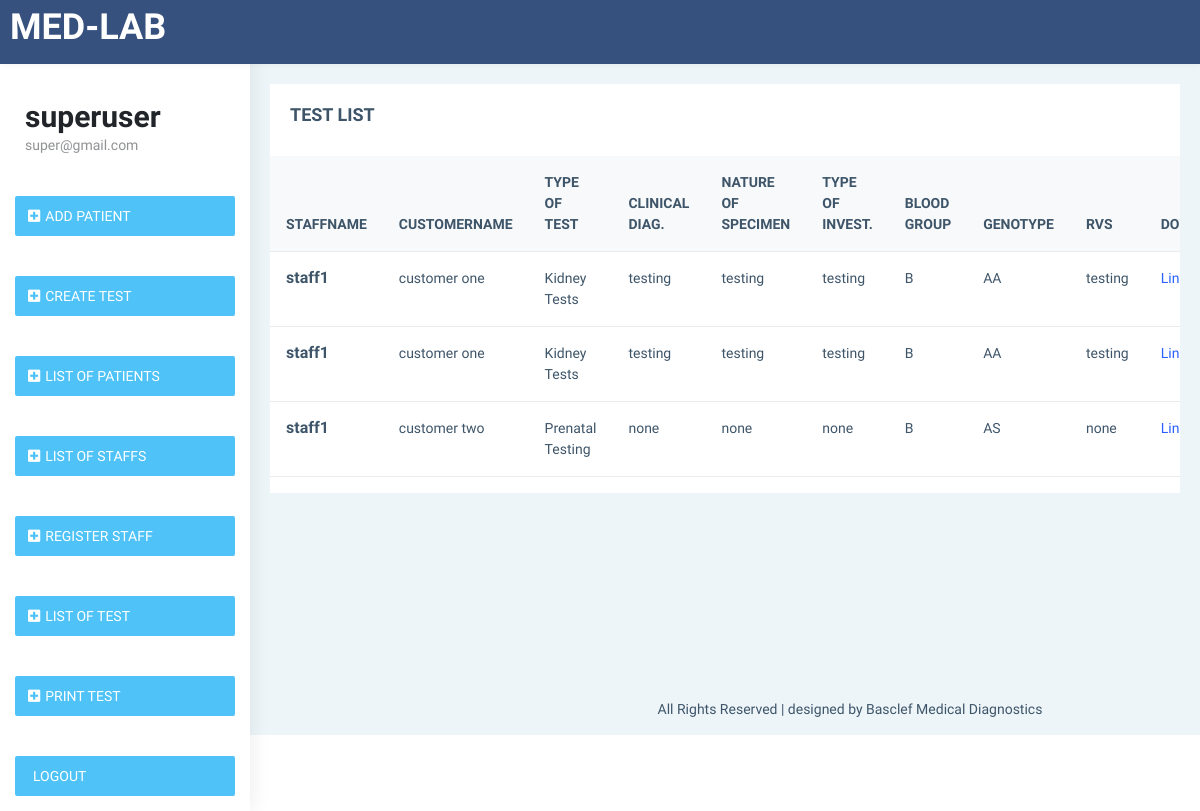
Before: /test-list/ (signed in) with the older database file.
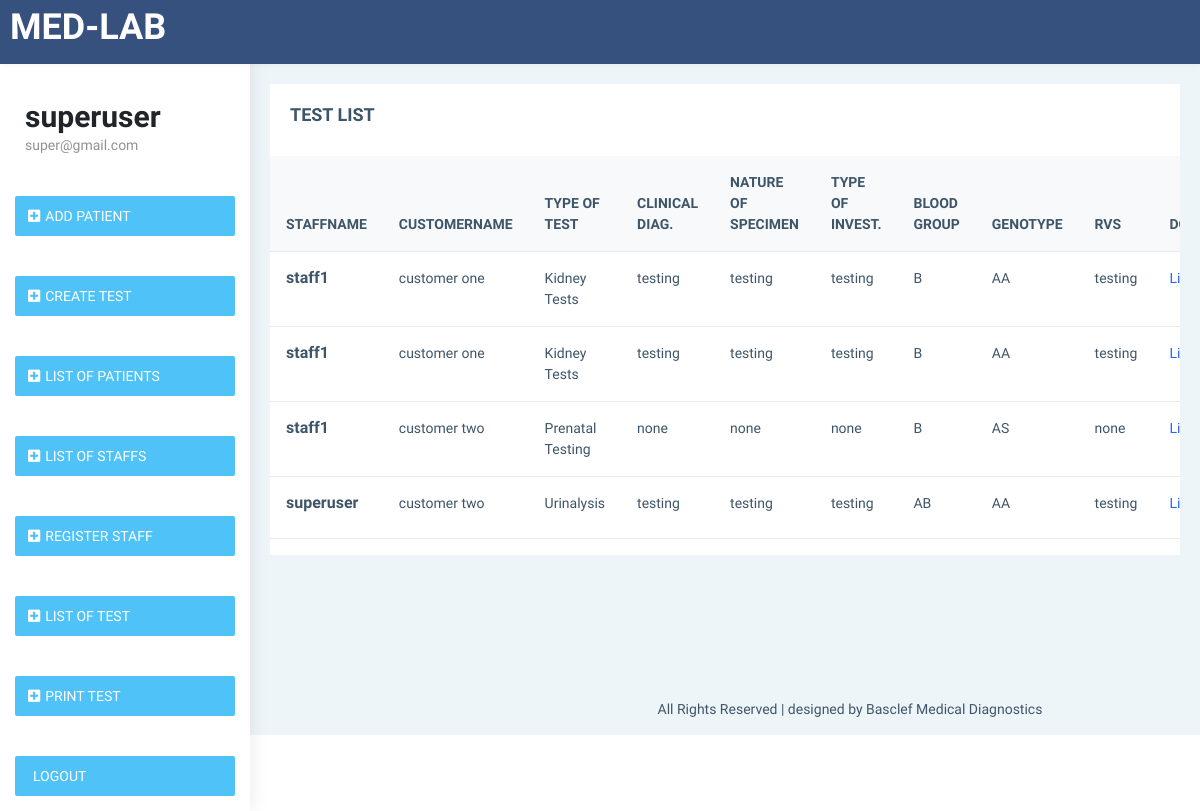
After: the same page with the newer database file.
### labtest/models.py (models this page shows, shortened)
class Test(models.Model):
    TYPEOFTEST = (
        ('Blood Count Tests', 'Blood Count Tests'),
        ('Genetic Testing', 'Genetic Testing'),
        ('Kidney Tests', 'Kidney Tests'),
        ('Laboratory Tests', 'Laboratory Tests'),
        ('Prenatal Testing', 'Prenatal Testing'),
        ('Thyroid Tests', 'Thyroid Tests'),
        ('Urinalysis', 'Urinalysis')
    )
    GENOTYPE = (
        ('AA', 'AA'),
        ('AS', 'AS'),
        ('SS', 'SS')
    )
    BLOODGROUP = (
        ('A', 'A'),
        ('B', 'B'),
        ('AB', 'AB'),
        ('O', 'O')
    )
    user = models.ForeignKey(UserProfile, null=True, on_delete= models.SET_NULL)
    customername = models.ForeignKey(Customer, on_delete=models.CASCADE)
    typeoftest = models.CharField(max_length=200, null=True, choices=TYPEOFTEST, blank=True)
    clinicaldiagnosis = models.CharField(max_length=200, null=True, blank=True)
    natureofspecimen = models.CharField(max_length=200, null=True, blank=True)
    typesofinvestigation = models.CharField(max_length=200, null=True, blank=True)
    bloodgroup = models.CharField(max_length=200, null=True, choices=BLOODGROUP, blank=True)
    genotype = models.CharField(max_length=200, null=True, choices=GENOTYPE, blank=True)
    rvs = models.CharField(max_length=200, null=True, blank=True)
    date = models.DateTimeField(default=datetime.now, editable=False)

class UserProfile(AbstractBaseUser, PermissionsMixin):
    email = models.EmailField(max_length=255, unique=True)
    name = models.CharField(max_length=255)
    is_active = models.BooleanField(default=True)
    is_staff = models.BooleanField(default=False)
    objects = UserProfileManager()
    USERNAME_FIELD = 'email'
    REQUIRED_FIELDS = ['name']
    def __str__(self):
        return self.name

class Customer(models.Model):
    SEX = (
        ('Male', 'Male'),
        ('Female', 'Female'),
        ('Prefer Not To Say', 'Prefer Not To Say')
    )
    staff_name = models.ForeignKey(UserProfile, on_delete=models.CASCADE)
    firstname = models.CharField(max_length=200, null=True, blank=True, db_index=True)
    lastname = models.CharField(max_length=200, null=True, blank=True, db_index=True)
    othernames = models.CharField(max_length=200, null=True, blank=True)
    email = models.EmailField(max_length=255, unique=True, null=True, db_index=True)
    phone = models.IntegerField(null=True)
    sex = models.CharField(max_length=200, null=True, choices=SEX, blank=True)
    referralsname = models.CharField(max_length=200, null=True, blank=True)
    is_active = models.BooleanField(default=True)
    date = models.DateTimeField(default=datetime.now, editable=False)
    def __str__(self):
        return self.firstname +' '+ self.lastname

### labtest/views.py (the view)
# urls.py: path('test-list/', TestListView.as_view(), name='test-list'),
class TestListView(LoginRequiredMixin, ListView):
    model = Test
    template_name = 'labtest/testview.html'
    context_object_name = 'test'
    paginate_by = 10

### labtest/templates/labtest/testview.html
{% extends 'labtest/base.html' %}
{% load static %}
{% block content %}
<aside class="left-sidebar" data-sidebarbg="skin6">
    {% include 'labtest/nav.html' %}
</aside>
<div class="page-wrapper">
    <div class="container-fluid">
        <div class="row">
            <div class="col-12">
                <div class="card">
                    <div class="card-body">
                        <div class="d-md-flex">
                            <div>
                                <h4 class="card-title">TEST LIST </h4>
                            </div>
                        </div>
                    </div>
                    <div class="table-responsive">
                        <table class="table v-middle">
                            <thead>
                                <tr class="bg-light">
                                    <th class="border-top-0">STAFFNAME</th>
                                    <th class="border-top-0">CUSTOMERNAME</th>
                                    <th class="border-top-0">TYPE OF TEST</th>
                                    <th class="border-top-0">CLINICAL DIAG.</th>
                                    <th class="border-top-0">NATURE OF SPECIMEN</th>
                                    <th class="border-top-0">TYPE OF INVEST.</th>
                                    <th class="border-top-0">BLOOD GROUP</th>
                                    <th class="border-top-0">GENOTYPE</th>
                                    <th class="border-top-0">RVS</th>
                                    <th class="border-top-0">DOWNLOAD</th>
                                </tr>
                            </thead>
                            <tbody>
                                {% for tes in test %}
                                <tr>
                                    <td>
                                        <div class="d-flex align-items-center">
                                            <div class="">
                                                <h4 class="m-b-0 font-16">{{tes.user}}</h4>
                                            </div>
                                        </div>
                                    </td>
                                    <td>{{tes.customername}}</td>
                                    <td>{{tes.typeoftest}}</td>
                                    <td>
                                        <label>{{tes.clinicaldiagnosis}}</label>
                                    </td>
                                    <td>{{tes.natureofspecimen}}</td>
                                    <td>{{tes.typesofinvestigation}}</td>
                                    <td>
                                        {{tes.bloodgroup}}
                                    </td>
                                    <td>{{tes.genotype}}</td>
                                    <td>{{tes.rvs}}</td>
                                    <td>
                                        <a href="{% url 'test-detail' pk=tes.pk %}">Link</a>
                                    </td>
                                </tr>
                                {% endfor %}
                            </tbody>
                        </table>
                    </div>
                </div>
            </div>
        </div>
    </div>
    {% endblock %}

Changed rows visible on the page:
added Test: user "superuser", customername "customer two", typeoftest "Urinalysis", clinicaldiagnosis "testing", natureofspecimen "testing", typesofinvestigation "testing", bloodgroup "AB", genotype "AA", rvs "testing"
